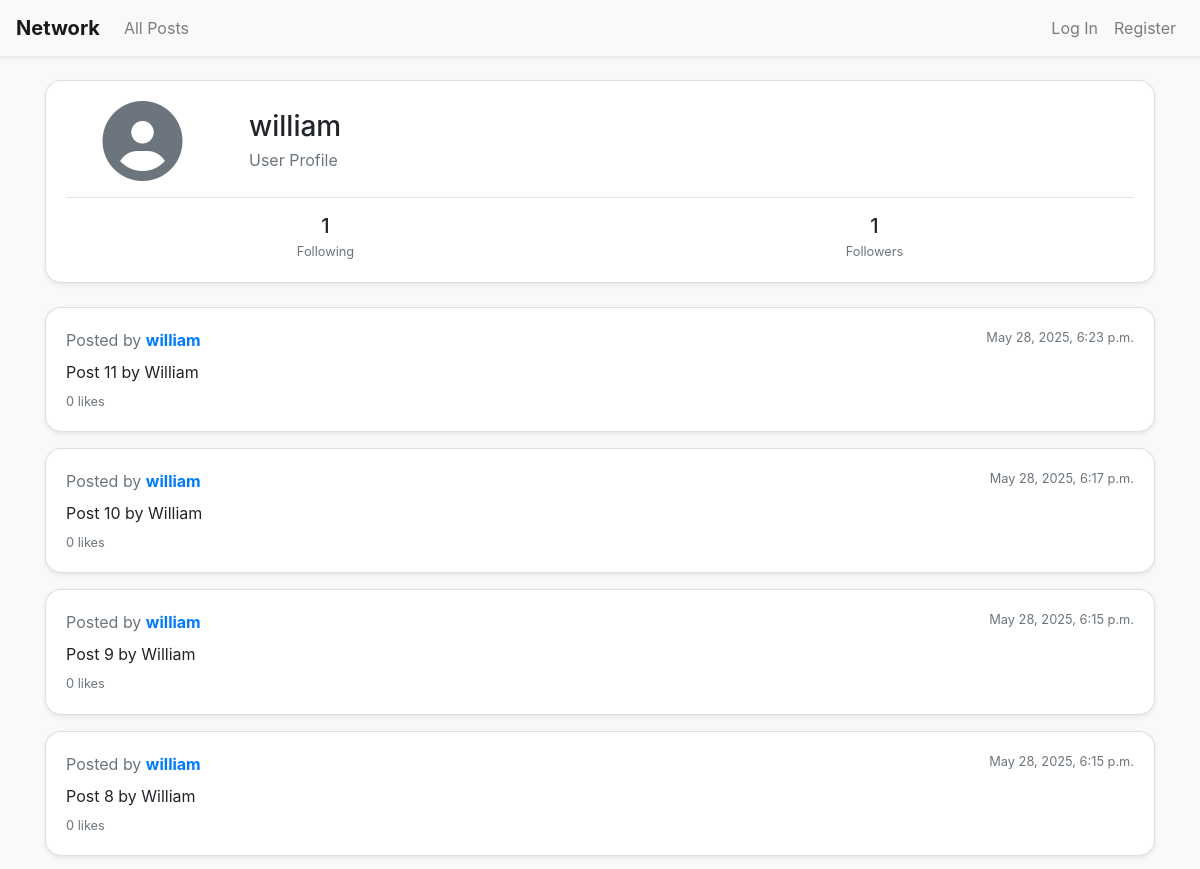
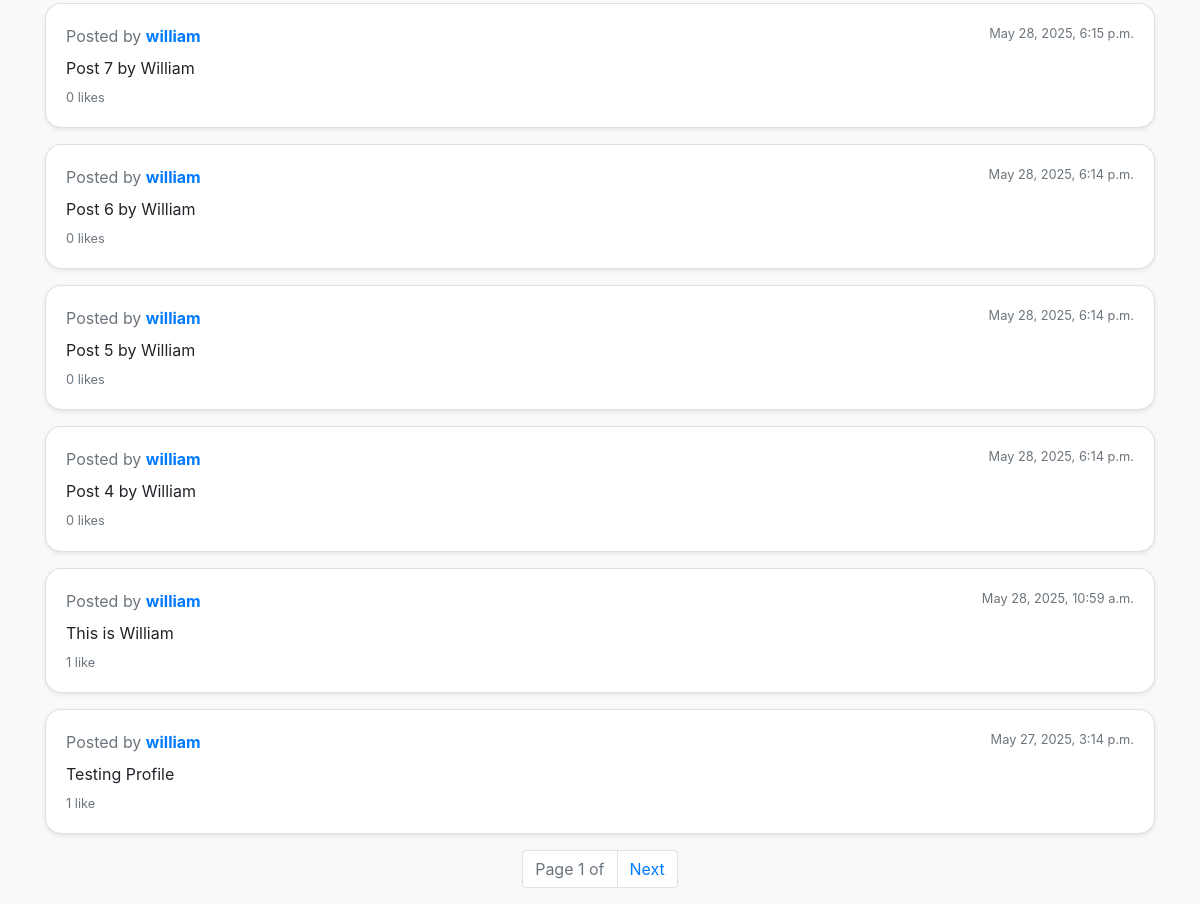
The app's page /profile/1 with its own data (2 pictures, top to bottom).
### network/models.py (models this page shows, shortened)
class User(AbstractUser):
    pass

class Post(models.Model):
    content = models.CharField(max_length=140)
    author = models.ForeignKey(User, on_delete=models.CASCADE, related_name='posts')
    timestamp = models.DateTimeField(auto_now_add=True)
    class Meta:
        ordering = ['-timestamp']

### network/views.py (the view)
# urls.py: path('profile/<int:profileid>', views.profile, name='profile'),
def profile(request, profileid):
    if request.method == 'POST':
        target_user = User(id=profileid)
        current_user = request.user
        if target_user.id == current_user.id:
                return redirect('profile', current_user.id)
        follow_relationship = Follow.objects.filter(follower=current_user, following=target_user).first()
        if follow_relationship:
            follow_relationship.delete()
            return redirect('profile', target_user.id)
        else:
            Follow.objects.create(follower=current_user, following=target_user)
            return redirect('profile', target_user.id)
    else:
        profile_user = User.objects.get(pk=profileid)
        follower = Follow.objects.filter(following=profile_user).count()
        following = Follow.objects.filter(follower=profile_user).count()
        isFollow = False
        if request.user.is_authenticated and profile_user != request.user:
            isFollow = Follow.objects.filter(follower=request.user, following=profile_user).exists()
        all_posts = Post.objects.filter(author=profile_user).order_by('-timestamp')
        paginator = Paginator(all_posts, 10)
        post_num = request.GET.get('page')
        posts = paginator.get_page(post_num)
        likes = Like.objects.filter(post__in=all_posts).values_list('post_id', flat=True)
        return render(request, "network/profile.html", {
            'profile_user': profile_user,
            'follower': follower,
            'following': following,
            'isFollow': isFollow,
            'posts': posts,
            'likes': likes,
        })

### network/templates/network/profile.html (shortened to what this page needs)
{% extends "network/layout.html" %}
{% block body %}
    <div class="container mt-4">
        <div class="card shadow-sm mb-4">
            <div class="card-body">
                <div class="row align-items-center">
                    <div class="col-md-2 text-center">
                        <i class="fas fa-user-circle fa-5x text-secondary"></i>
                    </div>
                    <div class="col-md-10 d-flex justify-content-between align-items-center">
                        <div>
                            <h3 class="mb-1">{{ profile_user.username }}</h3>
                            <p class="text-muted mb-0">User Profile</p>
                        </div>
                    </div>
                </div>
                <hr>
                <div class="row text-center mt-3">
                    <div class="col">
                        <h5 class="mb-0">{{ following }}</h5>
                        <small class="text-muted">Following</small>
                    </div>
                    <div class="col">
                        <h5 class="mb-0">{{ follower }}</h5>
                        <small class="text-muted">Followers</small>
                    </div>
                </div>
            </div>
        </div>
    {% for post in posts %}
            <div class="card mb-3 shadow-sm">
                <div class="card-body">
                    <div class="d-flex justify-content-between mb-2">
                        <div class="text-muted">
                            Posted by <a  href="{% url 'profile' post.author.id %}"><strong>{{ post.author.username }}</strong></a>
                        </div>
                        <div class="text-muted small">
                            {{ post.timestamp }}
                        </div>
                    </div>
                    <div class="d-flex justify-content-between align-items-center">
                        <p class="card-text mb-0" id="post-content-{{ post.id }}">{{ post.content }}</p>
                    </div>
                    <div class="d-flex justify-content-between align-items-center mt-2">
                        <div class="text-muted small" id="like-{{ post.id }}">
                            {{ post.likes.count }} like{{ post.likes.count|pluralize }}
                        </div>
                    </div>
                </div>
            </div>
        {% empty %}
            <p>No posts to show.</p>
        {% endfor %}
        <nav>
            <ul class="pagination justify-content-center">
                <li class="page-item disabled">
                    <span class="page-link">Page {{ posts.number }} of {{ posts.paginator.post_num }}</span>
                </li>
                {% if posts.has_next %}
                    <li class="page-item">
                        <a class="page-link" href="?page={{ posts.next_page_number }}">Next</a>
                    </li>
                {% endif %}
            </ul>
        </nav>
    </div>
{% endblock %}

### network/static/network/styles.css (style rules this page uses)
body { background-color: #f8f9fa; }
.card { border-radius: 1rem; }

### records on screen
User: username "william"
Post: author.username "william", timestamp "May 28, 2025, 6:23 p.m.", content "Post 11 by William", likes.count "0"
Post: author.username "william", timestamp "May 28, 2025, 6:17 p.m.", content "Post 10 by William", likes.count "0"
Post: author.username "william", timestamp "May 28, 2025, 6:15 p.m.", content "Post 9 by William", likes.count "0"
Post: author.username "william", timestamp "May 28, 2025, 6:15 p.m.", content "Post 8 by William", likes.count "0"
Post: author.username "william", timestamp "May 28, 2025, 6:15 p.m.", content "Post 7 by William", likes.count "0"
Post: author.username "william", timestamp "May 28, 2025, 6:14 p.m.", content "Post 6 by William", likes.count "0"
Post: author.username "william", timestamp "May 28, 2025, 6:14 p.m.", content "Post 5 by William", likes.count "0"
Post: author.username "william", timestamp "May 28, 2025, 6:14 p.m.", content "Post 4 by William", likes.count "0"
Post: author.username "william", timestamp "May 28, 2025, 10:59 a.m.", content "This is William", likes.count "1"
Post: author.username "william", timestamp "May 27, 2025, 3:14 p.m.", content "Testing Profile", likes.count "1"

### other values on screen
{{ following }} "1"
{{ follower }} "1"
{{ posts.number }} "1"
